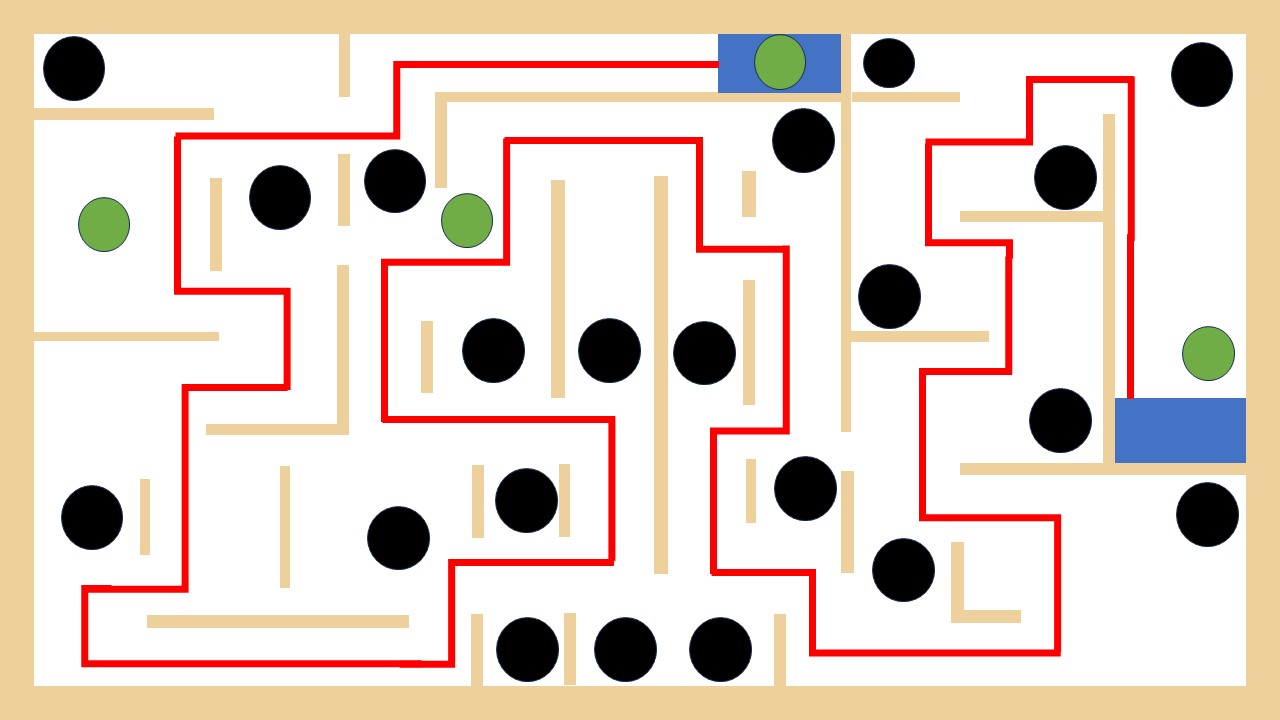
#> input picture 8.jpg, 1280 x 720 px
$ python detectorCurva.py
#> lines starting #> are read from the running program, lines starting #| are printed output that depends on the picture; after the words box and inside, x2 and y2 are one past the last pixel; in counts of white or black regions, pixels touching at a corner belong together
import cv2
import numpy as np

# Capturar la imagen
imagen = cv2.imread('8.jpg')
#> imagen is the input picture: shape (720, 1280, 3); mean B, G, R 203.7, 213.9, 228.3

# Convertir a espacio de color HSV
hsv = cv2.cvtColor(imagen, cv2.COLOR_BGR2HSV)
#> hsv: shape (720, 1280, 3); mean H, S, V 27.8, 38.6, 231.1

# Definir un rango para el color rojo en HSV
rojo_bajo = np.array([0, 5, 90])
rojo_alto = np.array([3, 250, 255])

# Crear una máscara para filtrar el color rojo
mascara = cv2.inRange(hsv, rojo_bajo, rojo_alto)
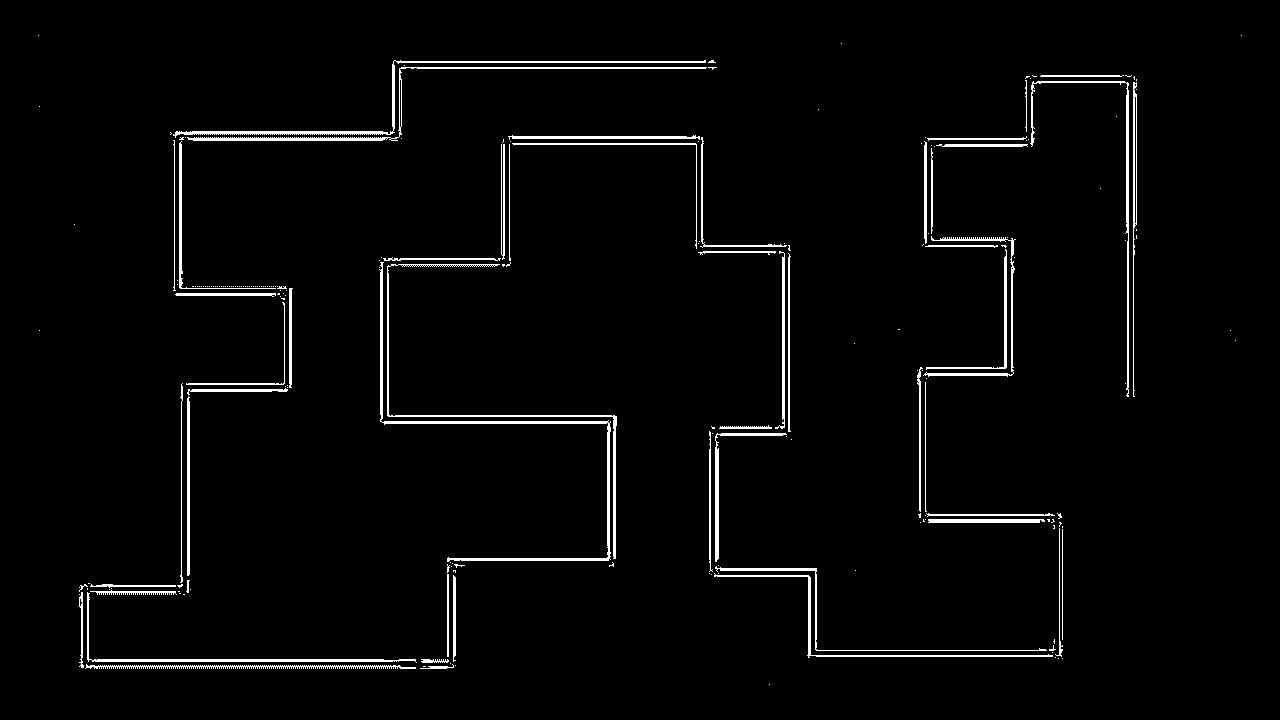
#> mascara: shape (720, 1280); 2.6% white; 215 white regions (161 under 20 px), largest, box (x1, y1, x2, y2) and area: (379, 262, 611, 562) 2030, (173, 60, 706, 138) 1576, (187, 67, 707, 141) 1452

# Aplicar la máscara a la imagen original
imagen_filtrada = cv2.bitwise_and(imagen, imagen, mask=mascara)
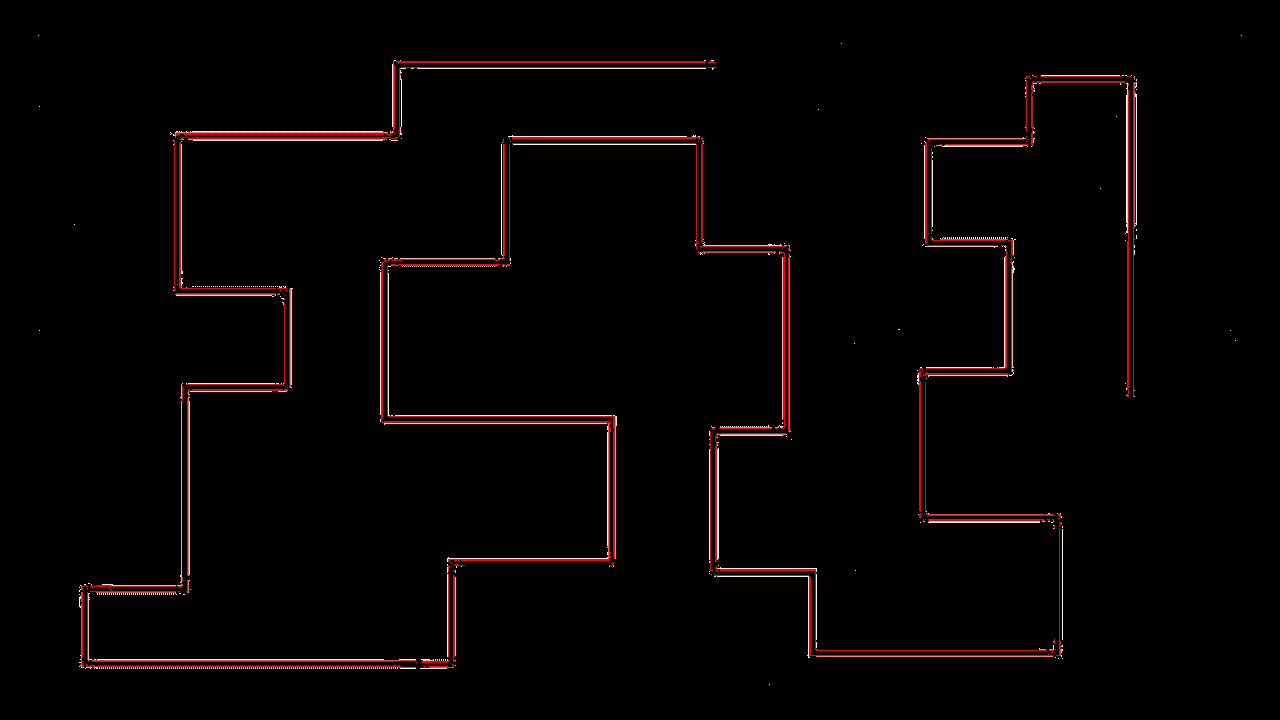
#> imagen_filtrada: shape (720, 1280, 3); mean B, G, R 2.4, 2.4, 6

# Aplicar detector de bordes (Canny) a la imagen filtrada
bordes = cv2.Canny(imagen_filtrada, 50, 150)
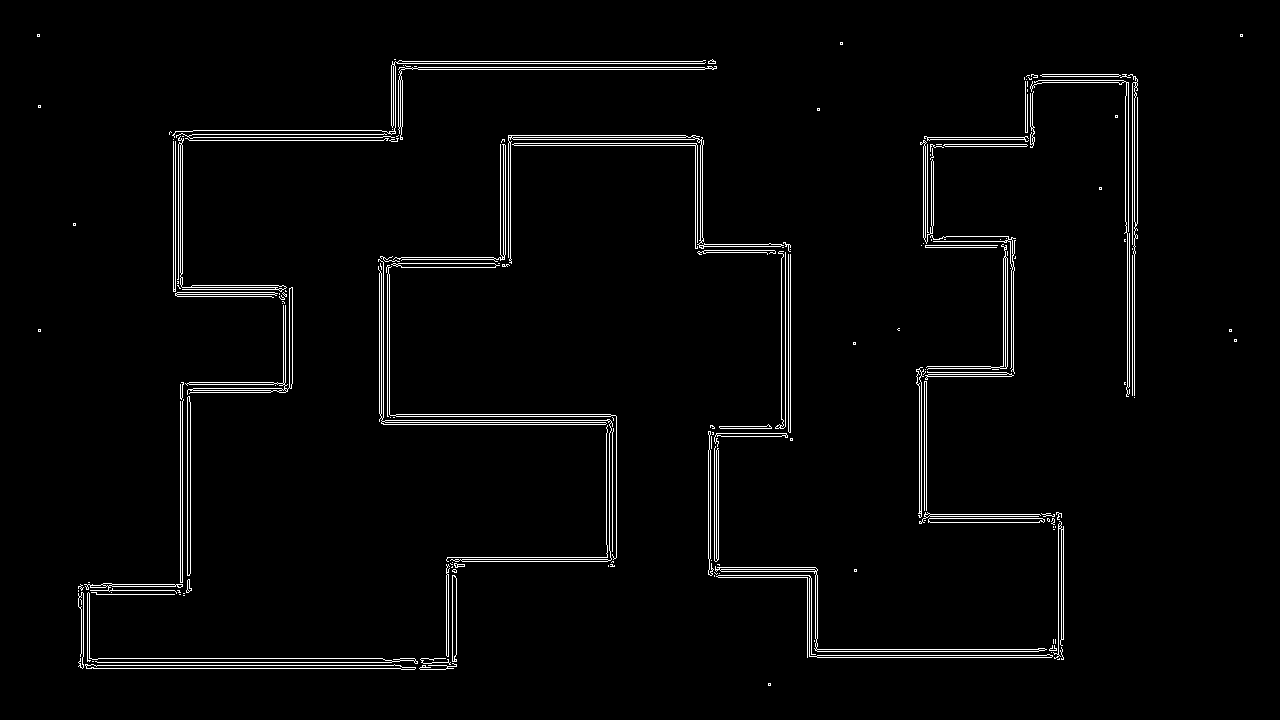
#> bordes: shape (720, 1280); 2.6% white in thin lines or dots, all inside (x1, y1, x2, y2) = (37, 34, 1243, 686)

# Aplicar transformada de Hough probabilística para encontrar segmentos de línea
lineas = cv2.HoughLinesP(bordes, 1, np.pi / 180, threshold=50, minLineLength=50, maxLineGap=10)
#> lineas = 159 rows, first 6: [508, 137, 702, 137], [180, 594, 180, 384], [392, 63, 715, 63], [182, 586, 182, 382], [391, 69, 713, 69], [79, 665, 400, 665]

# Dibujar las líneas en la imagen original
for linea in lineas:
    x1, y1, x2, y2 = linea[0]
    cv2.line(imagen, (x1, y1), (x2, y2), (0, 255, 0), 3)
#> this loop made 159 passes
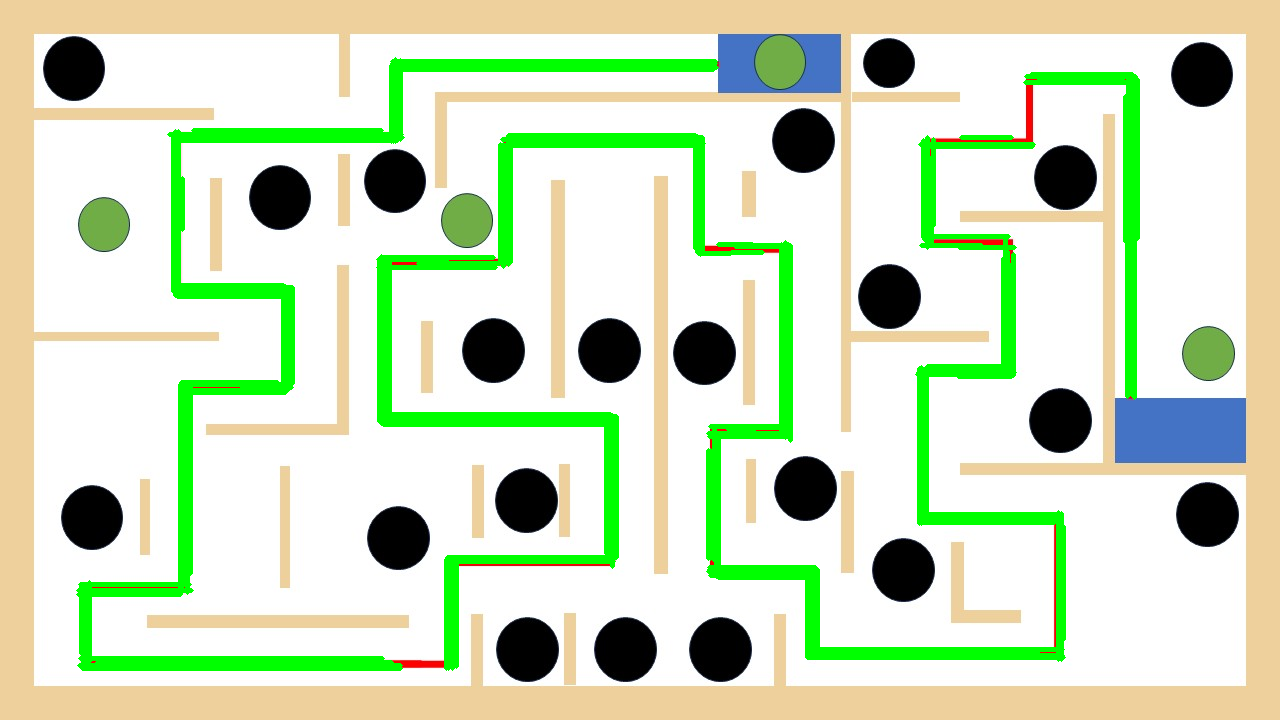
#> imagen: shape (720, 1280, 3); 7.88% of pixels changed, all inside (x1, y1, x2, y2) = (76, 57, 1140, 671)

# Mostrar la imagen resultante
cv2.imshow('Resultado', imagen)
cv2.waitKey(0)
cv2.destroyAllWindows()

$ run again, with 10.jpg copied over 8.jpg
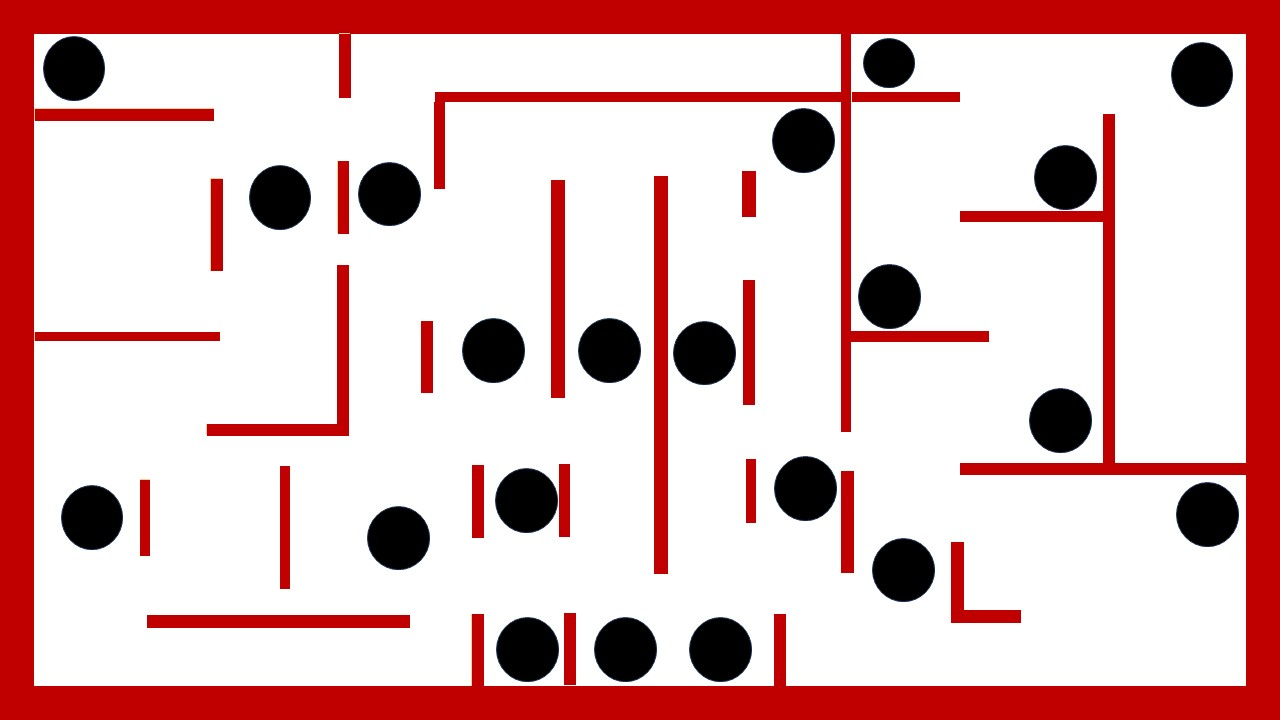
#> input picture 10.jpg, 1280 x 720 px
#> imagen is the input picture: shape (720, 1280, 3); mean B, G, R 185.2, 185.2, 223.4
#> hsv: shape (720, 1280, 3); mean H, S, V 16.2, 58.2, 223.7
#> `mascara = cv2.inRange(hsv, rojo_bajo, rojo_alto)`:
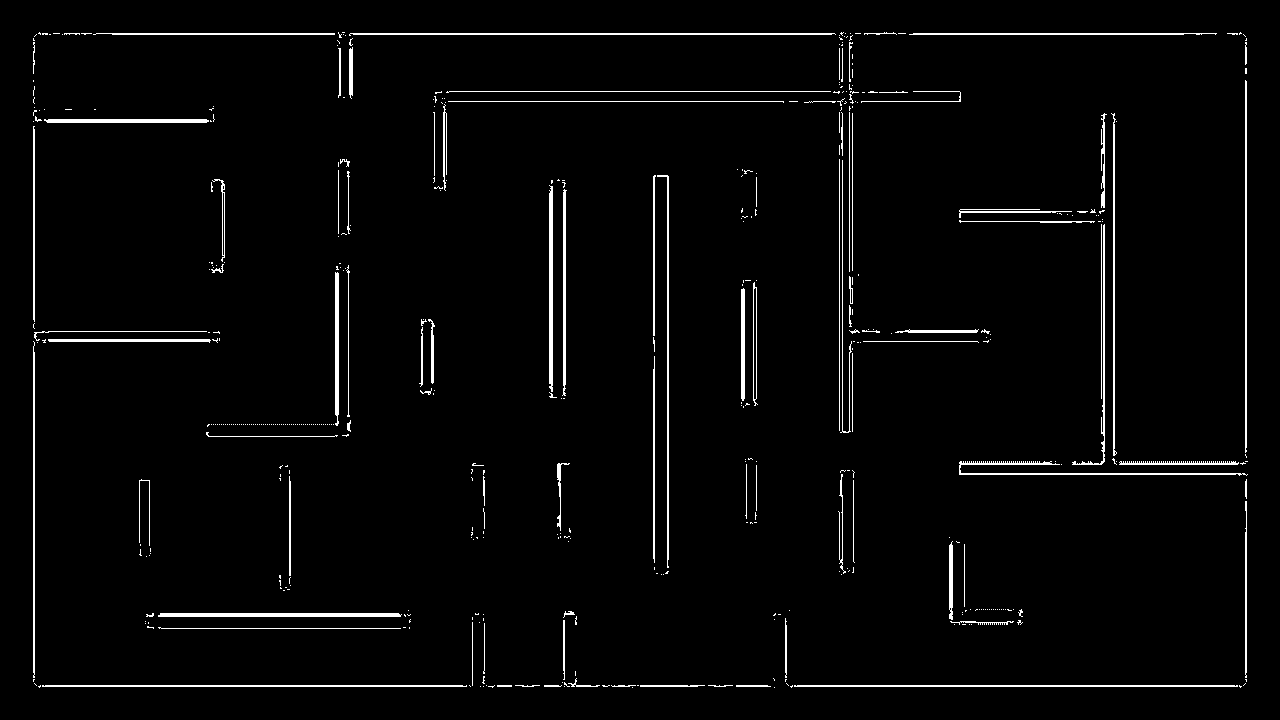
#> mascara: shape (720, 1280); 2.6% white in thin lines or dots, all inside (x1, y1, x2, y2) = (33, 32, 1248, 688)
#> bordes: shape (720, 1280); 3% white in thin lines or dots, all inside (x1, y1, x2, y2) = (32, 31, 1249, 689)
#> lineas = 133 rows, first 6: [793, 684, 1238, 684], [113, 33, 863, 33], [113, 35, 850, 35], [38, 686, 775, 686], [1246, 509, 1246, 41], [448, 100, 797, 100]
#> the loop `for linea in lineas:` made 133 passes
#> after the loop `for linea in lineas:`:
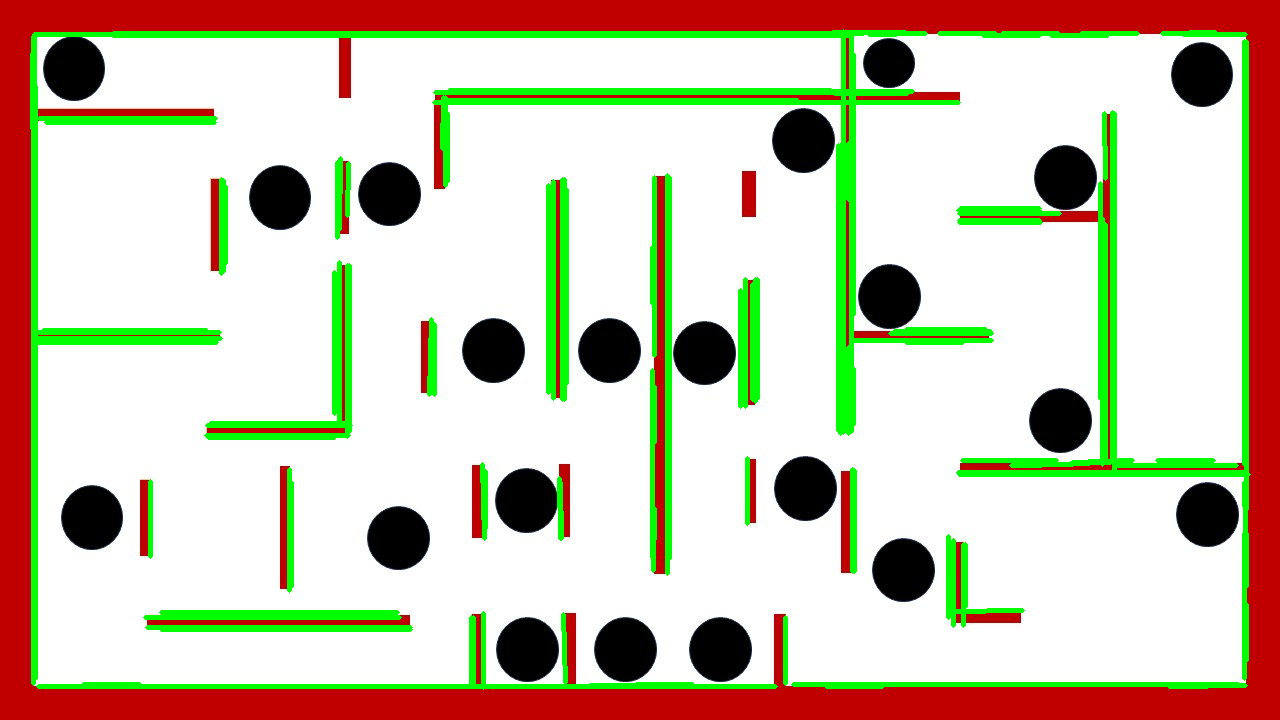
#> imagen: shape (720, 1280, 3); 9.01% of pixels changed, all inside (x1, y1, x2, y2) = (30, 29, 1251, 690)
